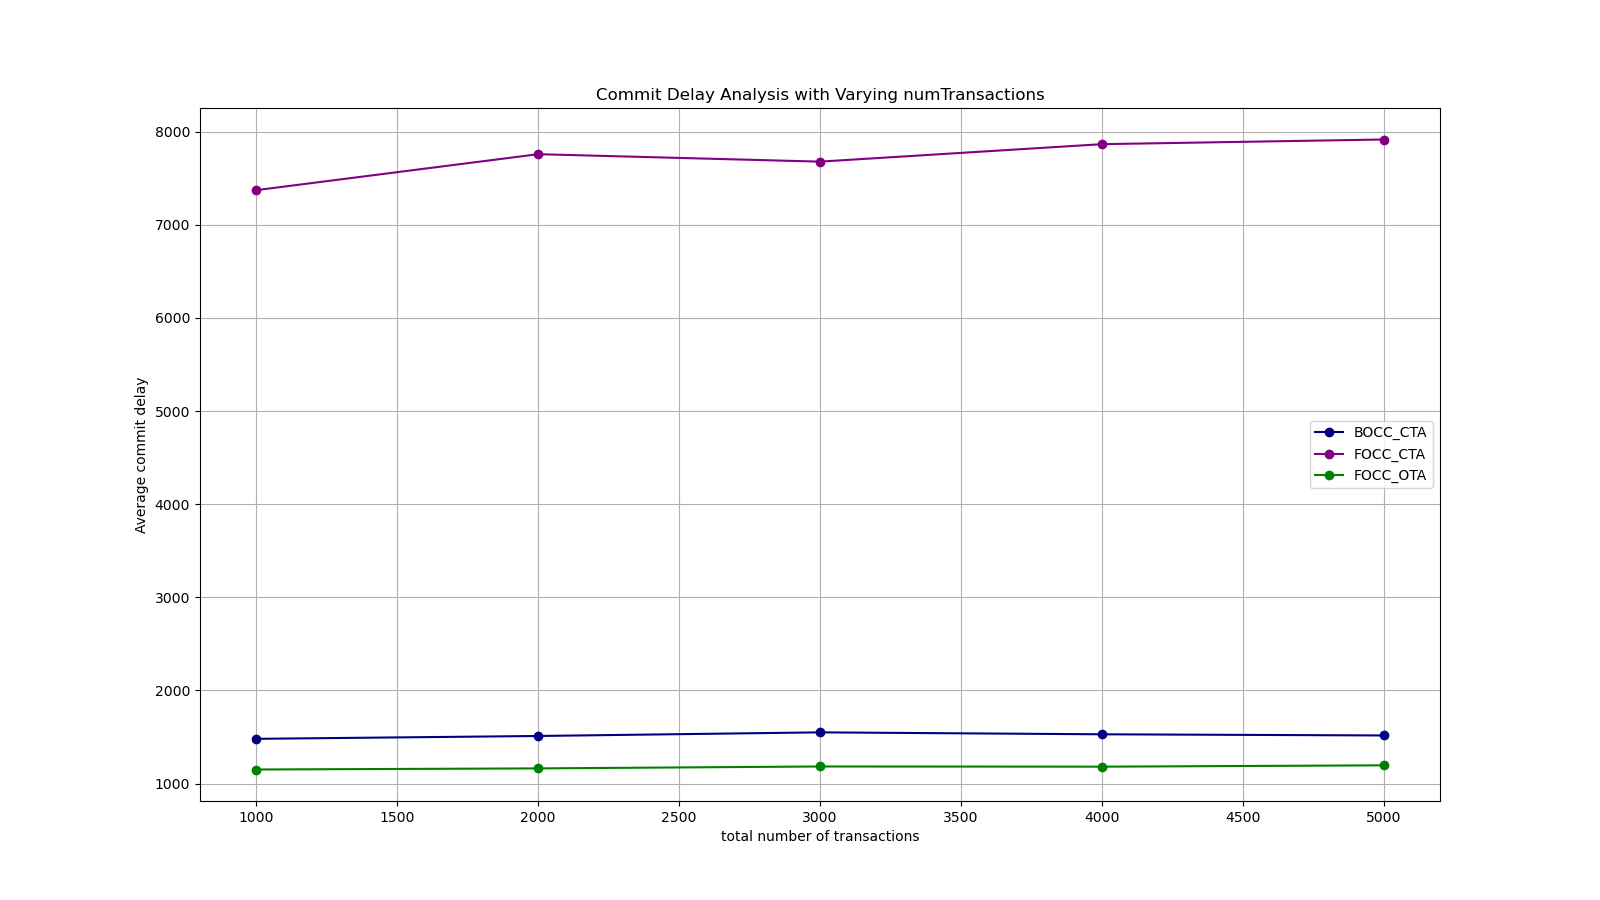

Source code (Python):
# Commit Delay analysis with varying numTransactions 1000-5000

import matplotlib.pyplot as plt
import os

# Data
numTransactions = [1000, 2000, 3000, 4000, 5000]
BOCC_CTA = [1480.63, 1511.2, 1550.07, 1529.35, 1516.8]
FOCC_CTA = [7371.25, 7757.13, 7677.16, 7864.68, 7914.82]
FOCC_OTA = [1151.37, 1163.22, 1183.74, 1181.82, 1196.11] # To be changes

# make a big plot
plt.figure(figsize=(16, 9))

# plot data
plt.plot(numTransactions, BOCC_CTA, label='BOCC_CTA', marker='o', color='navy')
plt.plot(numTransactions, FOCC_CTA, label='FOCC_CTA', marker='o', color='purple')
plt.plot(numTransactions, FOCC_OTA, label='FOCC_OTA', marker='o', color='green')

# show grid lines
plt.grid(True)

plt.xlabel('total number of transactions')
plt.ylabel('Average commit delay')
plt.title('Commit Delay Analysis with Varying numTransactions')
plt.legend()
script_name = os.path.splitext(os.path.basename(__file__))[0]
plt.savefig(f"{script_name}.png")
plt.show()
